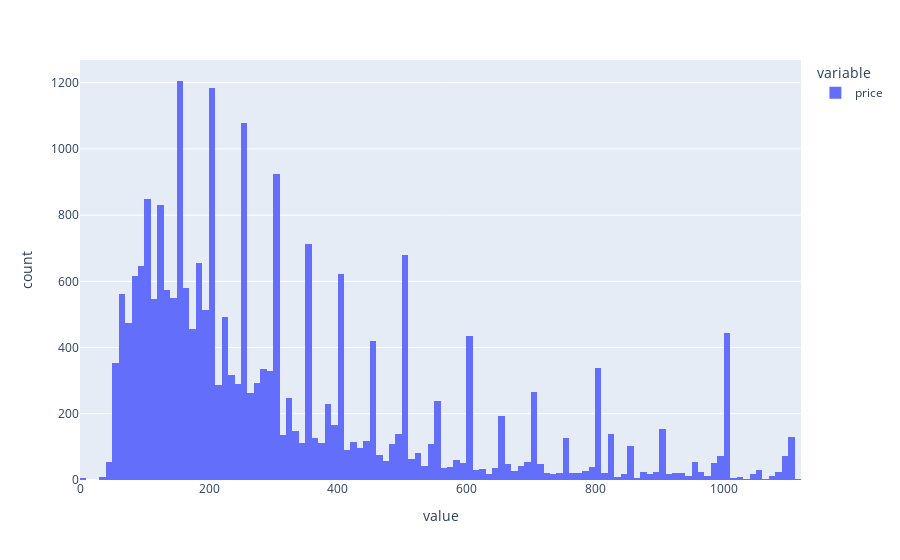

This figure's notebook cell:
### Markdown cell above
Still, we will treat these outliers. The histogram below shows the distribution and the upper limit and lower limit used, also based on the boxplot seen before.

### Code cell
fig = px.histogram(df[(df.price<1114)]['price'])
fig.show()

### Figure 1 — Plotly figure (JSON) as saved in the notebook; plotly's stock layout.template omitted (floating-point values rounded to 4 significant figures; data arrays with more than 128 entries replaced by an {"elided": "..."} marker saying what was removed)
{"data": [{"alignmentgroup": "True", "bingroup": "x", "hovertemplate": "variable=price<br>value=%{x}<br>count=%{y}<extra></extra>", "legendgroup": "price", "marker": {"color": "#636efa"}, "name": "price", "offsetgroup": "price", "orientation": "v", "showlegend": true, "type": "histogram", "x": {"elided": "23930 int values"}, "xaxis": "x", "yaxis": "y"}], "layout": {"barmode": "relative", "legend": {"title": {"text": "variable"}, "tracegroupgap": 0}, "margin": {"t": 60}, "xaxis": {"anchor": "y", "domain": [0, 1], "title": {"text": "value"}}, "yaxis": {"anchor": "x", "domain": [0, 1], "title": {"text": "count"}}}}
